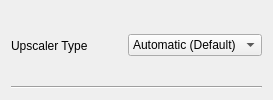
                <widget class="QWidget" name="widget__13_upscalerType_2" native="true">
                 <property name="sizePolicy">
                  <sizepolicy hsizetype="Preferred" vsizetype="Maximum">
                   <horstretch>0</horstretch>
                   <verstretch>0</verstretch>
                  </sizepolicy>
                 </property>
                 <layout class="QVBoxLayout" name="verticalLayout_40">
                  <item>
                   <widget class="QWidget" name="widget_53" native="true">
                    <property name="sizePolicy">
                     <sizepolicy hsizetype="Preferred" vsizetype="Minimum">
                      <horstretch>0</horstretch>
                      <verstretch>0</verstretch>
                     </sizepolicy>
                    </property>
                    <layout class="QHBoxLayout" name="horizontalLayout_37" stretch="0,0,0">
                     <property name="spacing">
                      <number>0</number>
                     </property>
                     <property name="leftMargin">
                      <number>0</number>
                     </property>
                     <property name="topMargin">
                      <number>0</number>
                     </property>
                     <property name="rightMargin">
                      <number>0</number>
                     </property>
                     <property name="bottomMargin">
                      <number>0</number>
                     </property>
                     <item>
                      <widget class="QLabel" name="label_34">
                       <property name="text">
                        <string>Upscaler Type</string>
                       </property>
                      </widget>
                     </item>
                     <item>
                      <spacer name="horizontalSpacer_36">
                       <property name="orientation">
                        <enum>Qt::Orientation::Horizontal</enum>
                       </property>
                       <property name="sizeHint" stdset="0">
                        <size>
                         <width>40</width>
                         <height>20</height>
                        </size>
                       </property>
                      </spacer>
                     </item>
                     <item>
                      <widget class="QComboBox" name="comboBox_upscalerType">
                       <property name="sizePolicy">
                        <sizepolicy hsizetype="Fixed" vsizetype="Fixed">
                         <horstretch>0</horstretch>
                         <verstretch>0</verstretch>
                        </sizepolicy>
                       </property>
                       <item>
                        <property name="text">
                         <string>Automatic (Default)</string>
                        </property>
                       </item>
                       <item>
                        <property name="text">
                         <string>integer</string>
                        </property>
                       </item>
                       <item>
                        <property name="text">
                         <string>fit</string>
                        </property>
                       </item>
                       <item>
                        <property name="text">
                         <string>fill</string>
                        </property>
                       </item>
                       <item>
                        <property name="text">
                         <string>stretch</string>
                        </property>
                       </item>
                      </widget>
                     </item>
                    </layout>
                   </widget>
                  </item>
                  <item>
                   <widget class="Line" name="line_38">
                    <property name="orientation">
                     <enum>Qt::Orientation::Horizontal</enum>
                    </property>
                   </widget>
                  </item>
                 </layout>
                </widget>
